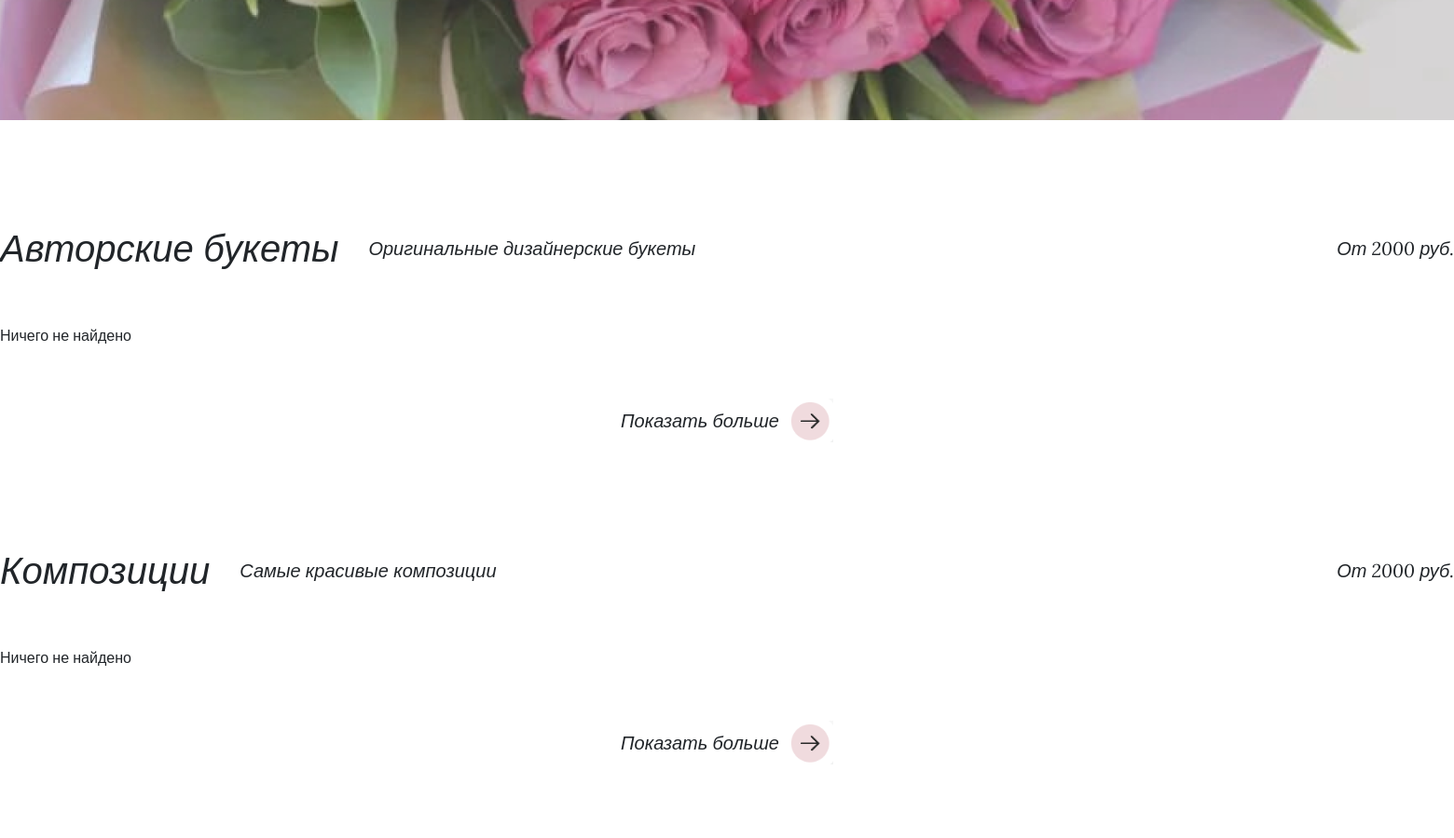
The app's page / (middle part), older data.
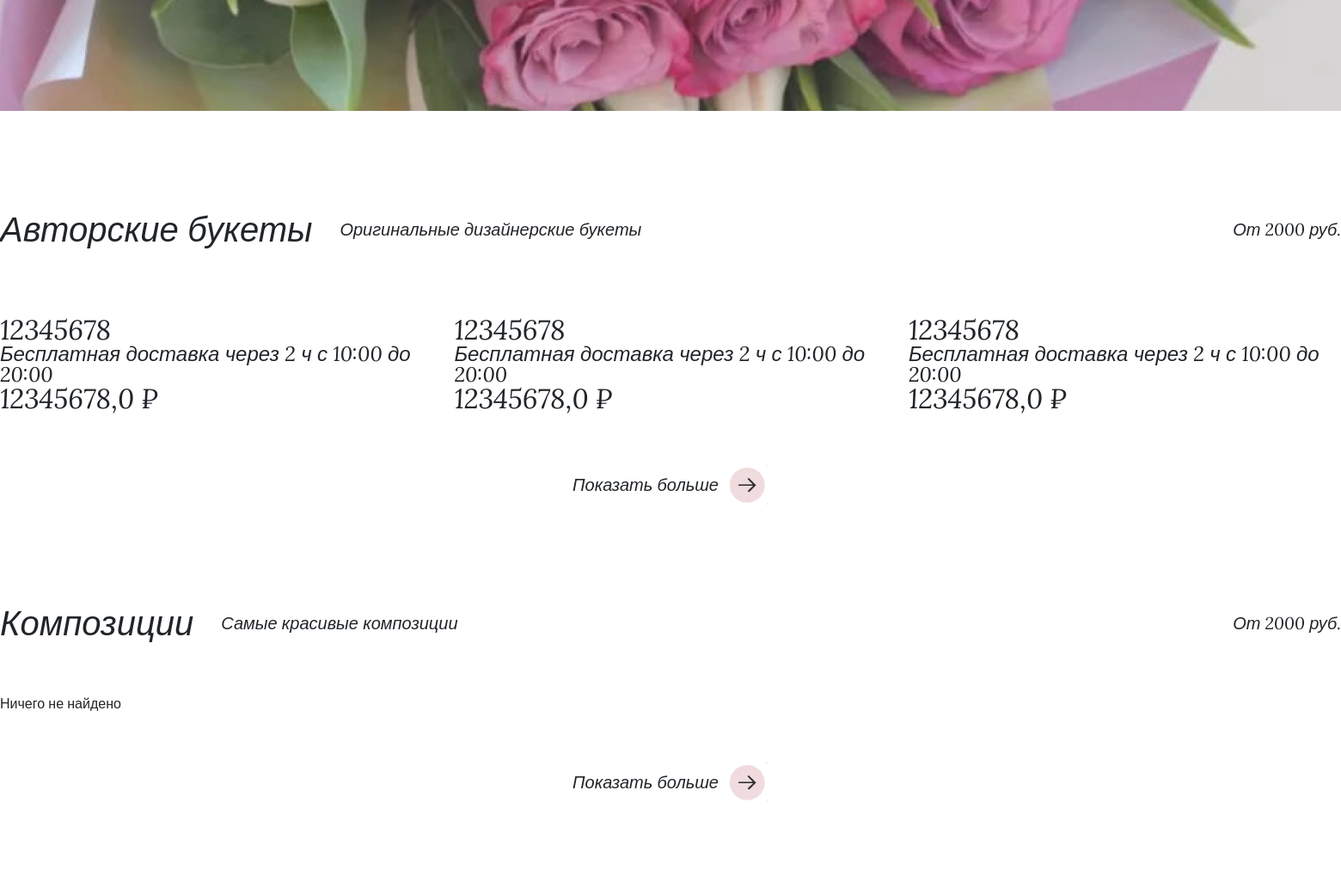
The same page, newer data.
### main/models.py (models this page shows, shortened)
class AutorsBucket(models.Model):
    name = models.CharField(max_length=100)
    price = models.FloatField()
    photo = models.ImageField(upload_to="photos", default=None, blank=True, null=True, verbose_name="Фото")
    @property
    def photo_url(self):
        if self.photo and hasattr(self.photo, 'url'):
            return self.photo.url
    class Meta:
        db_table = 'autors_buckets'
        verbose_name_plural = 'Авторские букеты'
        verbose_name = 'Авторский букет'

### main/views.py (the view, shortened to what this page needs)
# urls.py: path('', views.index, name='home'),
def index(request):
    initial_count = 3
    autors_bucket = AutorsBucket.objects.order_by('-id')[:initial_count]
    compositions = Compositions.objects.order_by('-id')[:initial_count]
    busket = Busket.objects.order_by('-id')[:initial_count]
    comment = Feedback.objects.order_by('-id')
    error = ''
    form = FeedbackForm()
    return render(request, 'main/index.html', {
        'autors_bucket': autors_bucket,
        'compositions': compositions,
        'busket': busket,
        'form': form,
        'error': error,
        "comment":comment
    })

### main/templates/main/index.html (shortened to what this page needs)
{% extends 'main/base.html' %}
{% load static %}
{% block content %}
<div class="banner">
</div>
<div class="wrapper">
    <div class="block__bouquet" id="catalog">
        <div class="block_top">
            <div class="block__name">
                <h1>Авторские букеты</h1>
                <h3>Оригинальные дизайнерские букеты</h3>
            </div>
            <div class="block__price">
                <p>От 2000 руб.</p>
            </div>
        </div>
        {% if autors_bucket %}
        <div class="block__items" id="autors_bucket_items">
            {% for item in autors_bucket %}
            <div class="item">
                <div class="item-info">
                    <p class="item-name">{{ item.name }}</p>
                    <span>Бесплатная доставка через 2 ч с 10:00 до 20:00</span>
                    <p class="item-price">{{ item.price }} ₽</p>
                </div>
            </div>
            {% endfor %}
        </div>
        {% else %}
        <p>Ничего не найдено</p>
        {% endif %}
        <div class="show_more" id="show-more-btn-autors">
            <p>Показать больше</p>
            <img src="{% static 'img/show_more.png' %}" alt="">
        </div>
    </div>
    <div class="block__bouquet">
        <div class="block_top">
            <div class="block__name">
                <h1>Композиции</h1>
                <h3>Самые красивые композиции</h3>
            </div>
            <div class="block__price">
                <p>От 2000 руб.</p>
            </div>
        </div>
        {% if compositions %}
        <div class="block__items" id="compositions_items">
            {% for item in compositions %}
            <div class="item">
                <img src="{{ item.photo_url }}" alt="">
                <div class="item-info">
                    <p class="item-name">{{ item.name }}</p>
                    <span>Бесплатная доставка через 2 ч с 10:00 до 20:00</span>
                    <p class="item-price">{{ item.price }} ₽</p>
                </div>
            </div>
            {% endfor %}
        </div>
        {% else %}
        <p>Ничего не найдено</p>
        {% endif %}
        <div class="show_more" id="show-more-btn-compositions">
            <p>Показать больше</p><img src="{% static 'img/show_more.png' %}" alt="">
        </div>
    </div>
</div>
{% endblock %}

### main/templates/main/base.html (shortened to what this page needs)
{% load static %}
<!DOCTYPE html>
<html lang="en">
<head>
    <link href="https://cdn.jsdelivr.net/npm/bootstrap@5.3.2/dist/css/bootstrap.min.css" rel="stylesheet"
>
    <link rel="stylesheet" href="{% static 'css/reset.css' %}">
    <link rel="stylesheet" href="{% static 'css/style.css' %}">
    <link rel="stylesheet" href="{% static 'css/burger.css' %}">
</head>
<body>
    {% block content %}{% endblock %}
</body>
</html>

### static/css/style.css (style rules this page uses)
* { font-family: "Lora", sans-serif; }
.banner { width: 100%; height: 1122px; display: flex; align-items: center; justify-content: center; background-image: url("../img/banner.png"); background-size: cover; background-repeat: no-repeat; background-position: center; }
.wrapper { max-width: 1680px; margin: 0 auto; }
.block__bouquet { width: 100%; }
.block__bouquet .block_top { margin: 113px 0 60px; width: 100%; height: 50px; display: flex; justify-content: space-between; align-items: center; font-style: italic; font-weight: 400; }
.block__bouquet .block_top .block__name { display: flex; align-items: center; }
.block__bouquet .block_top .block__name h1 { font-size: 40px; line-height: 51.2px; margin-right: 32px; }
.block__bouquet .block_top .block__name h3 { font-size: 20px; line-height: 25.6px; }
.block__bouquet .block_top .block__price p { font-size: 20px; }
.block__bouquet .block__items { width: 100%; display: flex; justify-content: space-between; flex-wrap: wrap; }
.block__bouquet .block__items .item { width: 503px; font-style: italic; }
.block__bouquet .block__items .item .item-info { font-size: 24px; }
.block__bouquet .block__items .item .item-info p.item-name, .block__bouquet .block__items .item .item-info p.item-price { font-size: 32px; }
.block__bouquet .show_more { display: flex; justify-content: center; align-items: center; margin-top: 60px; cursor: pointer; }
.block__bouquet .show_more p { font-size: 20px; font-style: italic; margin-right: 10px; }

Row changes from the older to the newer data that the page shows:
added AutorsBucket: name "12345678", price "12345678,0"
added AutorsBucket: name "12345678", price "12345678,0"
added AutorsBucket: name "12345678", price "12345678,0"
Text that changed along with them:
text no longer shown: "Ничего не найдено"
